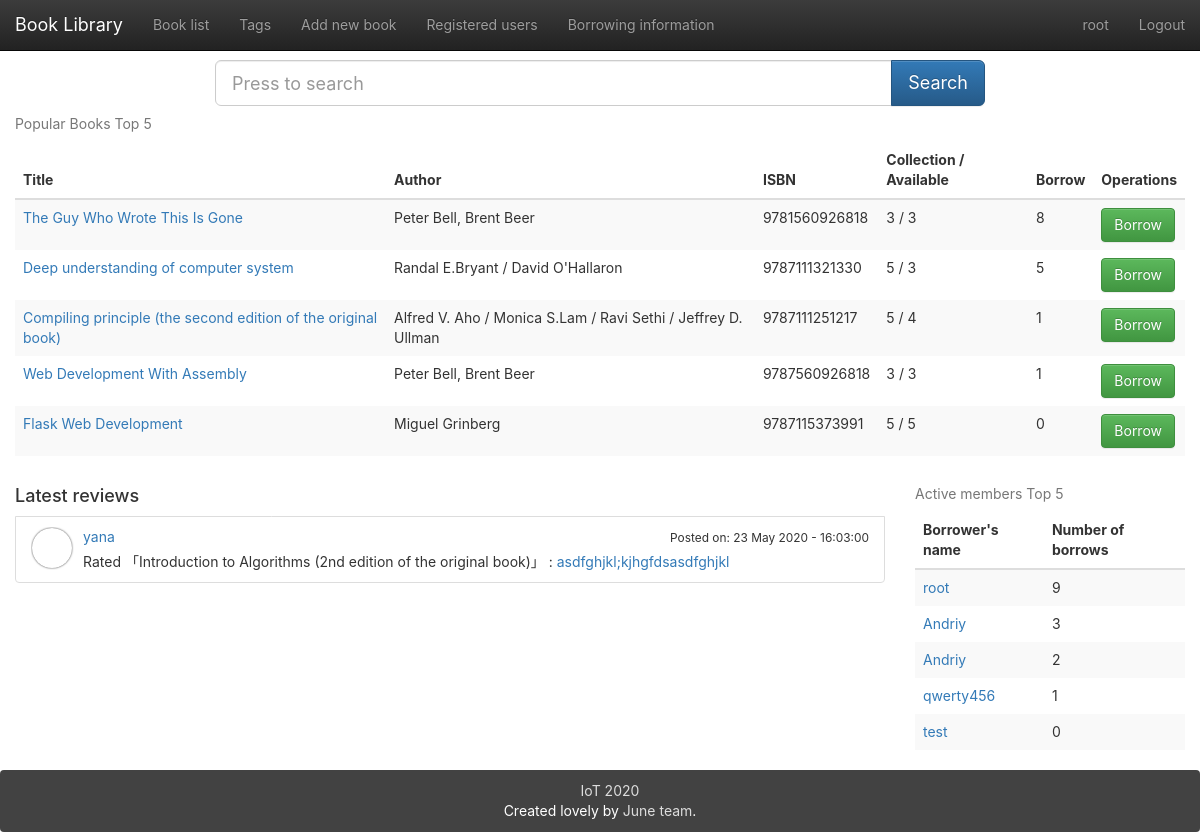
The page / (signed in) on the database its author committed.
### app/models.py (models this page shows, shortened)
class User(UserMixin, db.Model):
    __tablename__ = 'users'
    id = db.Column(db.Integer, primary_key=True)
    email = db.Column(db.String(64), unique=True)
    name = db.Column(db.String(64))
    password_hash = db.deferred(db.Column(db.String(128)))
    major = db.Column(db.String(128))
    role_id = db.Column(db.Integer, db.ForeignKey('roles.id'))
    headline = db.Column(db.String(32), nullable=True)
    about_me = db.deferred(db.Column(db.Text, nullable=True))
    about_me_html = db.deferred(db.Column(db.Text, nullable=True))
    avatar = db.Column(db.String(128))
    member_since = db.Column(db.DateTime(), default=datetime.utcnow)
    balance = db.Column(db.Integer())
    transactions = db.relationship('Transaction',
                           backref=db.backref('user', lazy='joined'),
                           lazy='dynamic',
                           cascade='all, delete-orphan')
    @property
    def password(self):
        raise AttributeError('password is not readable attribute')
    def can(self, permissions):
        return self.role is not None and \
               (self.role.permissions & permissions) == permissions
    logs = db.relationship('Log',
                           backref=db.backref('user', lazy='joined'),
                           lazy='dynamic',
                           cascade='all, delete-orphan')
    comments = db.relationship('Comment',
                               backref=db.backref('user', lazy='joined'),
                               lazy='dynamic',
                               cascade='all, delete-orphan')
    def borrowing(self, book):
        return self.logs.filter_by(book_id=book.id, returned=0).first()
    def avatar_url(self, _external=False):
        if self.avatar:
            avatar_json = json.loads(self.avatar)
            if avatar_json['use_out_url']:
                return avatar_json['url']
            else:
                return url_for('_uploads.uploaded_file', setname=avatars.name, filename=avatar_json['url'],
                               _external=_external)
        else:
            return url_for('static', filename='img/avatar.png', _external=_external)

class Book(db.Model):
    __tablename__ = 'books'
    id = db.Column(db.Integer, primary_key=True)
    isbn = db.Column(db.String(16), unique=True)
    title = db.Column(db.String(128))
    origin_title = db.Column(db.String(128))
    subtitle = db.Column(db.String(128))
    author = db.Column(db.String(128))
    translator = db.Column(db.String(64))
    publisher = db.Column(db.String(64))
    image = db.Column(db.String(128))
    pubdate = db.Column(db.String(32))
    pages = db.Column(db.Integer)
    price = db.Column(db.String(16))
    binding = db.Column(db.String(16))
    numbers = db.Column(db.Integer, default=5)
    summary = db.deferred(db.Column(db.Text, default=""))
    summary_html = db.deferred(db.Column(db.Text))
    catalog = db.deferred(db.Column(db.Text, default=""))
    catalog_html = db.deferred(db.Column(db.Text))
    hidden = db.Column(db.Boolean, default=0)
    transactions = db.relationship('Transaction',
                           backref=db.backref('book', lazy='joined'),
                           lazy='dynamic',
                           cascade='all, delete-orphan')
    logs = db.relationship('Log',
                           backref=db.backref('book', lazy='joined'),
                           lazy='dynamic',
                           cascade='all, delete-orphan')
    comments = db.relationship('Comment', backref='book',
                               lazy='dynamic',
                               cascade='all, delete-orphan')
    @property
    def tags_string(self):
        return ",".join([tag.name for tag in self.tags.all()])
    def can_borrow(self):
        return (not self.hidden) and self.can_borrow_number() > 0
    def can_borrow_number(self):
        return self.numbers - Log.query.filter_by(book_id=self.id, returned=0).count()

class Comment(db.Model):
    __tablename__ = 'comments'
    id = db.Column(db.Integer, primary_key=True)
    user_id = db.Column(db.Integer, db.ForeignKey('users.id'))
    book_id = db.Column(db.Integer, db.ForeignKey('books.id'))
    comment = db.Column(db.String(1024))
    create_timestamp = db.Column(db.DateTime, default=datetime.now())
    edit_timestamp = db.Column(db.DateTime, default=datetime.now())
    deleted = db.Column(db.Boolean, default=0)

### app/main/index/views.py (the view)
@main.route('/')
def index():
    search_form = SearchForm()
    the_books = Book.query
    if not current_user.can(Permission.UPDATE_BOOK_INFORMATION):
        the_books = the_books.filter_by(hidden=0)
    popular_books = the_books.outerjoin(Log).group_by(Book.id).order_by(db.func.count(Log.id).desc()).limit(5)
    popular_users = User.query.outerjoin(Log).group_by(User.id).order_by(db.func.count(Log.id).desc()).limit(5)
    recently_comments = Comment.query.filter_by(deleted=0).order_by(Comment.edit_timestamp.desc()).limit(5)
    return render_template("index.html", books=popular_books, users=popular_users, recently_comments=recently_comments,
                           search_form=search_form)

### app/main/index/templates/index.html (shortened to what this page needs)
{% extends "base.html" %}
{% block mycontent %}
    <div class="row animated fadeInDown">
        <div class="col-sm-8 col-sm-offset-2">
            <form class="form form-horizontal" method="get" action="{{ url_for('book.index') }}">
                <div class="input-group  input-group-lg">
                    {{ search_form.search(placeholder="Press to search",class_="form-control") }}
                <span class="input-group-btn">
                    <input class="btn btn-primary" id="submit" name="submit" type="submit" value="Search">
                </span>
                </div>
            </form>
        </div>
    </div>
    <table class="table table-striped table-hover animated fadeInDown">
        <caption>Popular Books Top 5</caption>
        <thead class="hidden-xs">
        <tr>
            <th>Title</th>
            <th>Author</th>
            <th>ISBN</th>
            <th>Collection / Available</th>
            <th>Borrow</th>
            {% if current_user.is_authenticated %}
                <th>Operations</th>
            {% endif %}
        </tr>
        </thead>
        <tbody>
        {% for book in books %}
            <tr class="animated fadeInLeft delay-{{ loop.index0 }}">
                <td><a href="{{ url_for('book.detail',book_id=book.id) }}">{{ book.title }}</a>
                    <p class="visible-xs-block">{{ "Collection/Available: "~ book.numbers }} / {{ book.can_borrow_number() }}</p></td>
                <td class="hidden-xs">{{ book.author }}</td>
                <td class="hidden-xs">{{ book.isbn }}</td>
                <td class="hidden-xs">{{ book.numbers }} / {{ book.can_borrow_number() }}</td>
                <td class="hidden-xs">{{ book.logs.count() }}</td>
                {% if current_user.is_authenticated %}
                    {% with log =current_user.borrowing(book) %}
                        {% if log %}
                            {% if log.return_request == false %}
                                <td><a class="btn btn-primary"
                                        href="{{ url_for('log.book_return',log_id=log.id,next=request.path) }}">
                                    Return
                                </a></td>
                            {% else %}
                                <td><a class="btn  btn-secondary" disabled="disabled">
                                Wait
                                </a></td>
                            {% endif %}
                        {% else %}
                            <td><a class="btn btn-success"
                                   href="{{ url_for('log.book_borrow',book_id=book.id,next=request.path) }}"
                                   {% if not book.can_borrow() %}disabled="disabled"{% endif %}>
                                Borrow
                            </a></td>
                        {% endif %}
                    {% endwith %}
                {% endif %}
            </tr>
        {% endfor %}
        </tbody>
    </table>
    <div class="row animated fadeInUp delay">
        <div class="col-md-9">
            <h4>Latest reviews</h4>
            {% for comment in recently_comments %}
                <li class="list-group-item clearfix animated fadeInLeft delay-{{ loop.index0 }}">
                    <div class="media">
                        {% if comment.user.avatar_url() %}
                            <div class="media-left">
                                <a href="{{ url_for('user.detail',user_id=comment.user.id) }}">
                                    <div class="media-object avatar avatar-mini"
                                         style="background-image: url({{ comment.user.avatar_url() }})"></div>
                                </a>
                            </div>
                        {% endif %}
                        <div class="media-body">
                            <p class="media-heading"><a
                                    href="{{ url_for('user.detail',user_id=comment.user.id) }}">
                                {{ comment.user.name }}</a>
                                {% if comment.create_timestamp==comment.edit_timestamp %}
                                    <span class="pull-right">
                                        <small>
                                            Posted on: {{ comment.create_timestamp.strftime('%d %B %Y - %H:%M:%S') }}</small>
                                    </span>
                                {% else %}
                                    <span class="pull-right">
                                        <small>
                                            Last edit: {{ comment.edit_timestamp.strftime('%d %B %Y - %H:%M:%S') }}</small>
                                    </span>
                                {% endif %}
                            </p>
                            <span class="line-wrap">{{ "Rated 「"~comment.book.title~"」 : " }}</span>
                            <span class="line-wrap"><a class="list-group-item-text"
                                                       href="{{ url_for('book.detail',book_id=comment.book_id) }}">{{ comment.comment }}</a></span>
                        </div>
                    </div>
                </li>
            {% endfor %}
        </div>
        <div class="col-md-3 animated fadeInUp">
            <table class="table table-striped table-hover">
                <caption>Active members Top 5</caption>
                <thead>
                <tr>
                    <th>Borrower's name</th>
                    <th>Number of borrows</th>
                </tr>
                </thead>
                <tbody>
                {% for user in users %}
                    <tr class="animated fadeInLeft delay-{{ loop.index0 }}">
                        <td><a href="{{ url_for('user.detail',user_id=user.id) }}">{{ user.name }}</a></td>
                        <td>{{ user.logs.count() }}</td>
                    </tr>
                {% endfor %}
                </tbody>
            </table>
        </div>
    </div>
{% endblock %}

### app/templates/base.html (shortened to what this page needs)
{%- extends "bootstrap/base.html" -%}
{%- from 'bootstrap/utils.html' import flashed_messages,icon -%}
{%- block styles -%}
    <link href="{{ url_for('static',filename='css/bootstrap.min.css') }}" rel="stylesheet">
    <link href="{{ url_for('static',filename='css/bootstrap-theme.min.css') }}" rel="stylesheet">
    <link href="{{ url_for('static',filename='css/main.css') }}" rel="stylesheet">
{%- endblock -%}
{%- block body_attribs %} class="Site"{%- endblock -%}
{%- block navbar -%}
    <nav class="navbar  navbar-inverse navbar-fixed-top">
        <div class="container-fluid">
            <div class="navbar-header">
                <a class="navbar-brand" href="{{ url_for('main.index') }}">Book Library</a>
            </div>
            <div class="collapse navbar-collapse" id="bs-example-navbar-collapse-1">
                <ul class="nav navbar-nav">
                    <li {%- if request.path == url_for('book.index') %} class="active"{%- endif -%} ><a
                            href="{{ url_for('book.index') }}">Book list</a></li>
                    {%- if current_user.is_authenticated -%}
                        <li {%- if request.path == url_for('book.tags') %} class="active"{%- endif -%} ><a
                                href="{{ url_for('book.tags') }}">Tags</a></li>
                        {%- if current_user.can(Permission.ADD_BOOK) -%}
                            <li {%- if request.path == url_for('book.add') %} class="active"{%- endif -%} ><a
                                    href="{{ url_for('book.add') }}">Add new book</a></li>
                        {%- endif -%}
                        <li {%- if request.path == url_for('user.index') %} class="active"{%- endif -%} ><a
                                href="{{ url_for('user.index') }}">Registered users</a></li>
                        <li {%- if request.path == url_for('log.index') %} class="active"{%- endif -%} ><a
                                href="{{ url_for('log.index') }}">Borrowing information</a></li>
                    {%- endif -%}
                </ul>
                <ul class="nav navbar-nav navbar-right">
                    {%- if current_user.is_authenticated -%}
                        <li  >
                            <a href="{{ url_for('user.detail',user_id=current_user.id) }}">{{ current_user.name }}</a>
                        </li>
                        <li><a href="{{ url_for('auth.logout') }}">Logout</a></li>
                    {%- else -%}
                        <li><a href="{{ url_for('auth.login') }}">Login</a></li>
                    {%- endif -%}
                </ul>
            </div>
        </div>
    </nav>
{%- endblock -%}
{%- block content -%}
    <main class="container-fluid Site-content">
        {%- block mycontent -%}{%- endblock -%}
    </main>
    <footer class="panel panel-inverse">
        <div id="site-footer-content">
            <div><a href="https://github.com/falsefox13/Library" target="_blank"><span
                    class="icon icon--github"><svg
                    viewBox="0 0 16 16">
                </svg></span><span class="username"> IoT 2020 </span></a></div>
            <span class="line-wrap">Created lovely by <a href="https://github.com/falsefox13/Library">June team</a>.</span>
        </div>
    </footer>
{%- endblock -%}

### rows shown on the page
User: name "root", logs.count "9"
Book: title "The Guy Who Wrote This Is Gone", author "Peter Bell, Brent Beer", isbn "9781560926818", numbers "3", can_borrow_number "3", logs.count "8"
Book: title "Deep understanding of computer system", author "Randal E.Bryant / David O'Hallaron", isbn "9787111321330", numbers "5", can_borrow_number "3", logs.count "5"
Book: title "Compiling principle (the second edition of the original book)", author "Alfred V. Aho / Monica S.Lam / Ravi Sethi / Jeffrey D. Ullman", isbn "9787111251217", numbers "5", can_borrow_number "4", logs.count "1"
Book: title "Web Development With Assembly", author "Peter Bell, Brent Beer", isbn "9787560926818", numbers "3", can_borrow_number "3", logs.count "1"
Book: title "Flask Web Development", author "Miguel Grinberg", isbn "9787115373991", numbers "5", can_borrow_number "5", logs.count "0"
Comment: user.name "yana", create_timestamp "23 May 2020 - 16:03:00", comment "asdfghjkl;kjhgfdsasdfghjkl"
Book: title "Rated 「Introduction to Algorithms (2nd edition of the original book)」 :"
User: name "Andriy", logs.count "3"
User: name "Andriy", logs.count "2"
User: name "qwerty456", logs.count "1"
User: name "test", logs.count "0"
